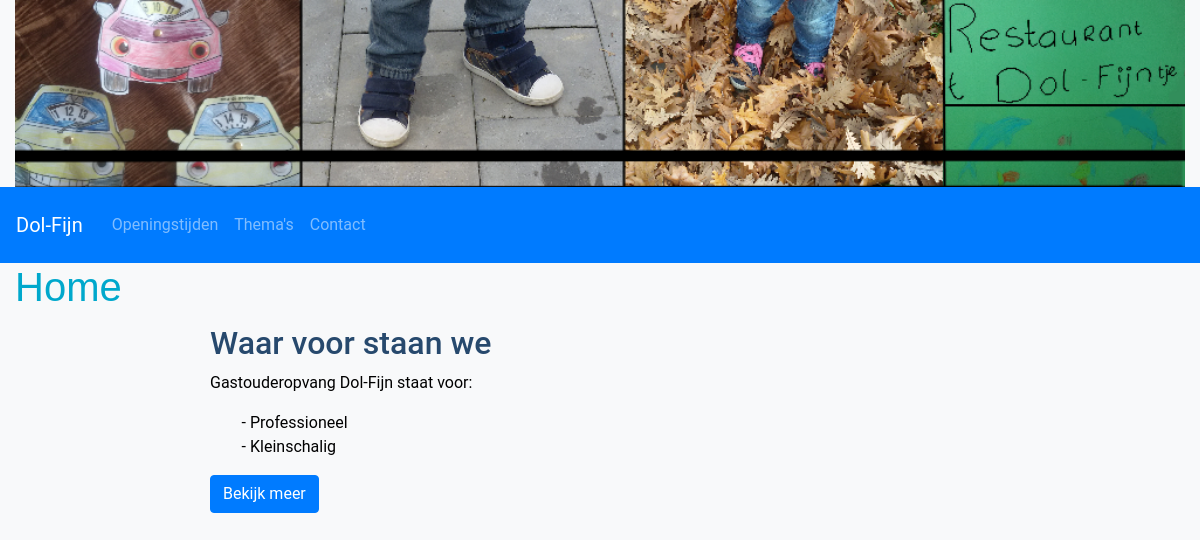
/, run on an earlier commit of the app's database.
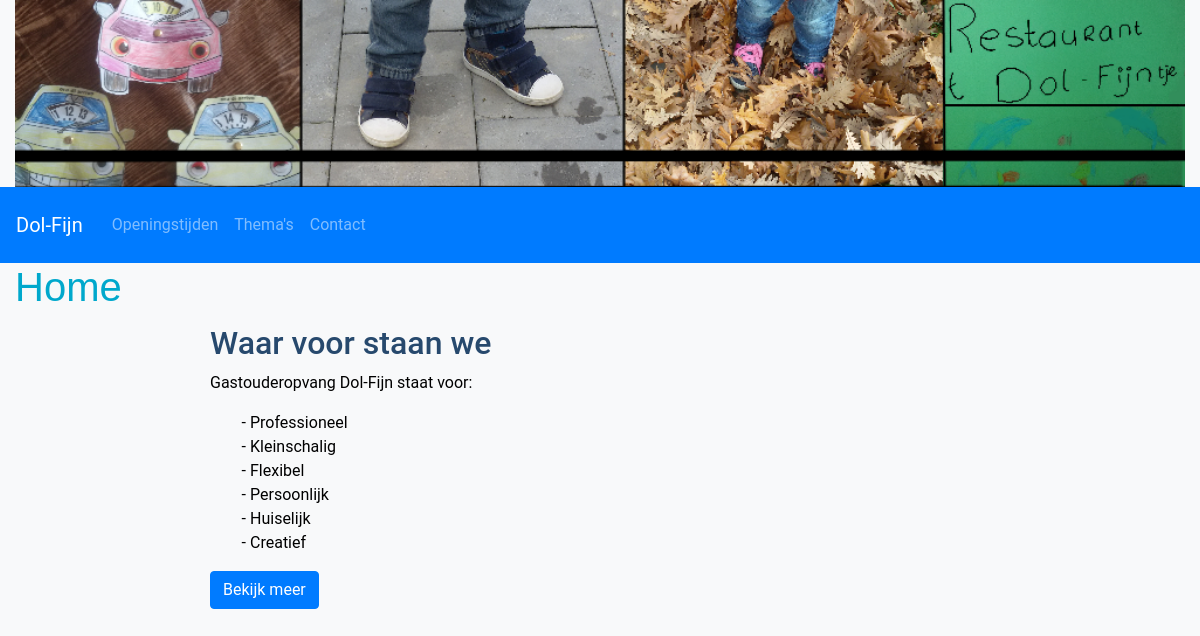
And on a later commit of the database.
### tables this page shows
CREATE TABLE `staatvooritems` (
  `id` int(11) NOT NULL,
  `title` varchar(50) DEFAULT NULL,
  `text` mediumtext
);

### controller/c.HomeController.php (called while the page is built, shortened)
<?php
require_once "model/m.HomeModel.php";
class HomeController
{
  public function __construct()
  {
    $this->HomeModel = new HomeModel();
  }
  public function homePage()
  {
    $subTitles = $this->HomeModel->readSubTitles();
    include "view/home/home.php";
  }
}

### model/m.DataHandler.php (called while the page is built, shortened)
<?php
class DataHandler
{
  public function __construct($host, $dbdriver, $dbname, $username, $password)
  {
    $this->host = $host;
    $this->dbdriver = $dbdriver;
    $this->dbname = $dbname;
    $this->username = $username;
    $this->password = $password;
    try {
      $this->dbh = new PDO("$this->dbdriver:host=$this->host;dbname=$this->dbname", $this->username, $this->password);
      $this->dbh->setAttribute(PDO::ATTR_ERRMODE, PDO::ERRMODE_EXCEPTION);
      return true;
    } catch (PDOException $e) {
      echo "Connection with " . $this->dbdriver . " failed: " . $e->getMessage();
    }
  }
  public function readsData($sql)
  {
    return $this->dbh->query($sql, PDO::FETCH_ASSOC);
  }
}

### model/m.HomeModel.php (called while the page is built, shortened)
<?php
require_once "model/m.Datahandler.php";
class HomeModel
{
  public function __construct()
  {
    $this->DataHandler = new DataHandler(databaseInfo[0], databaseInfo[1], databaseInfo[2], databaseInfo[3], databaseInfo[4]);
  }
  public function readSubTitles()
  {
    try{
    $sql = "SELECT title FROM `staatvooritems`";
    $result = $this->DataHandler->readsData($sql);
    return $result;
    } catch(exception $e) {
      throw $e;
    }
  }
}

### view/home/home.php (the view, shortened to what this page needs)
<?php
require_once "view/navigatie/header.php";
?>
<h1 id='pageTitle'>Home</h1>
<section class='col-12 row justify-content-around'>
<div class='col-8' id='content-item'>
  <h2>Waar voor staan we</h2>
  <p>
  Gastouderopvang Dol-Fijn staat voor:<br/>
  <?php
      $html = "";
      $html .= "<ul>";
    foreach($subTitles as $subTitle) {
      $html .= "<li>".$subTitle['title'] . "</li>";
    }
      $html .= "</ul>";
      echo $html;
  ?>
  <a href='<?=ROOT?>/Staatvoor/staatvoorPage'><button class='btn btn-primary'>Bekijk meer</button></a>
  </p>
</div>
</section>

What changed in the data, as far as the page shows it:
added staatvooritems: title "Flexibel"
added staatvooritems: title "Persoonlijk"
added staatvooritems: title "Huiselijk"
added staatvooritems: title "Creatief"
